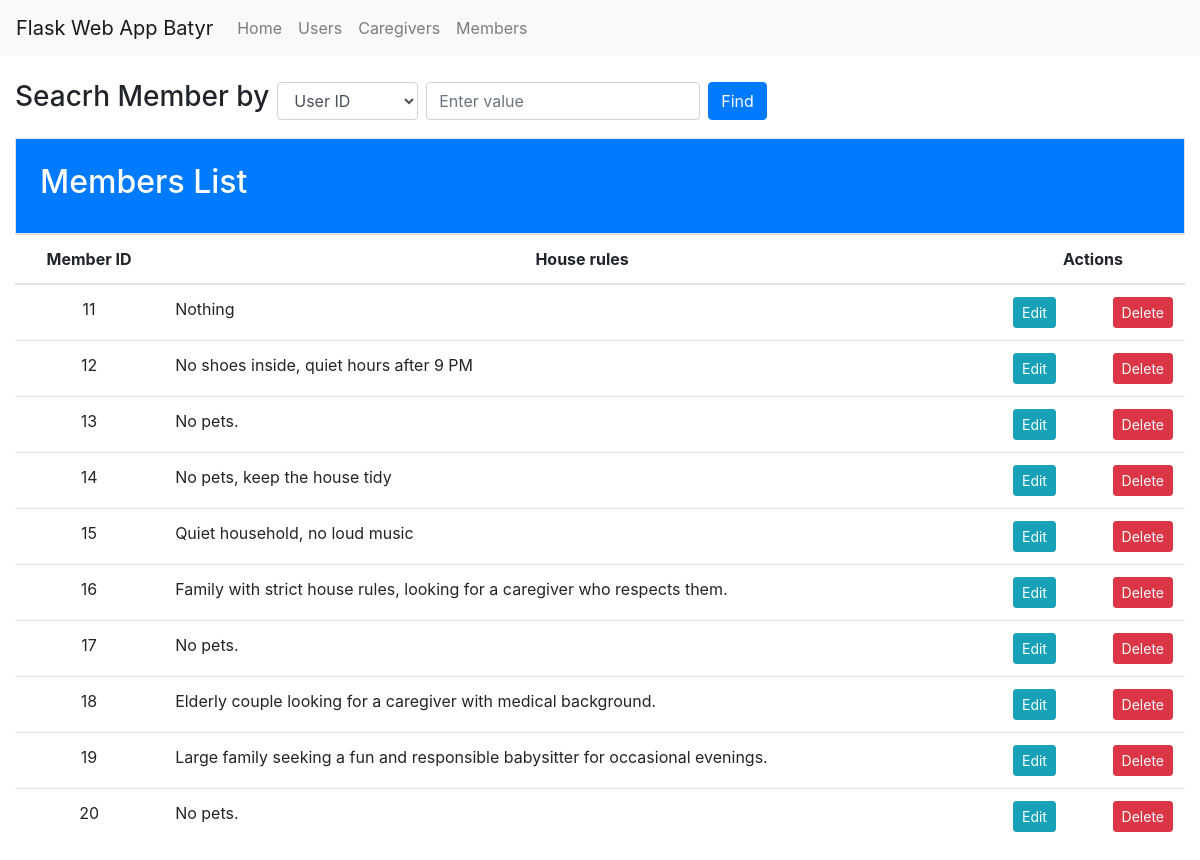
The app's page /members, older data.
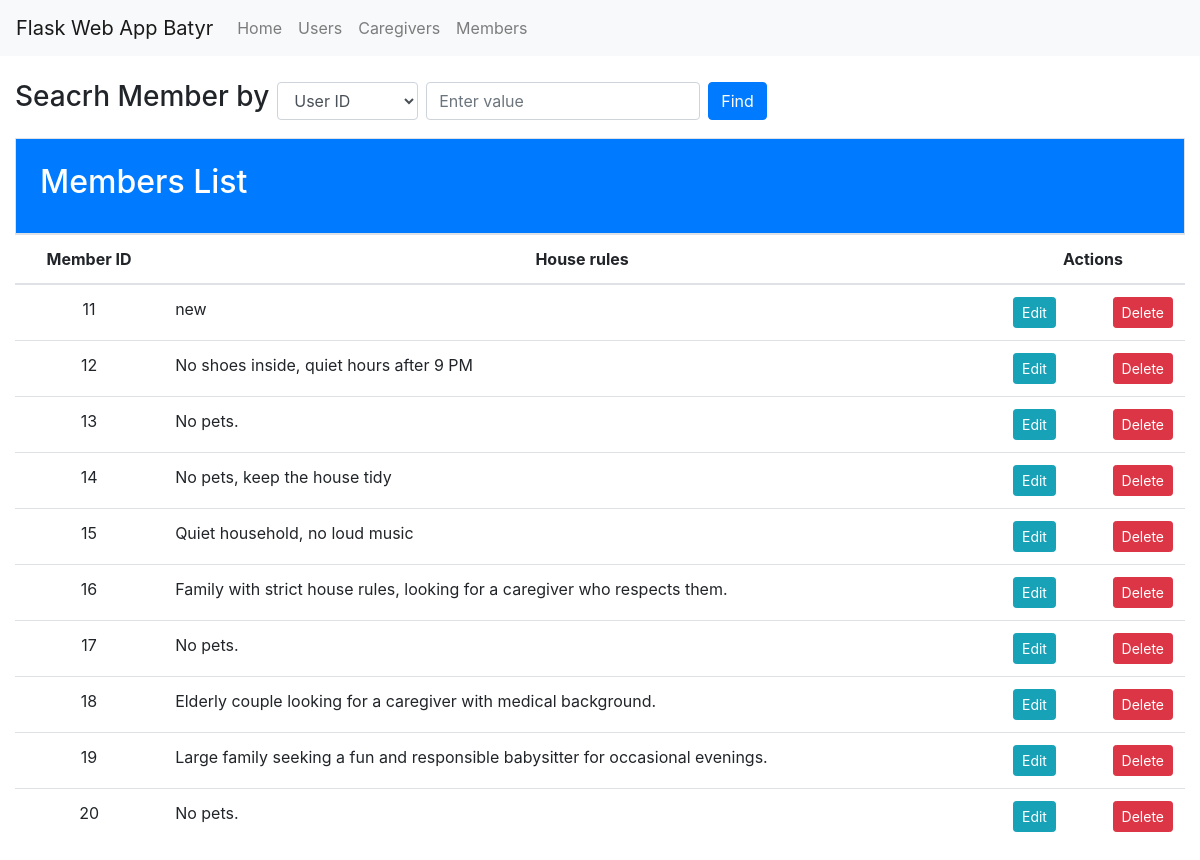
The same page, newer data.
### flaskApp/models.py (models this page shows)
class Member(db.Model):
    __tablename__ = 'member'
    member_user_id = db.Column(db.Integer, db.ForeignKey('users.user_id', ondelete='CASCADE'), primary_key=True)
    house_rules = db.Column(db.Text, nullable=False)
    user = relationship("User", back_populates="member")

### flaskApp/views.py (the view)
@app.route('/members')
def member_list():
    members = Member.query.all()
    form = MemberForm()
    return render_template('Member/member.html', members=members, form=form)

### flaskApp/forms.py
class MemberForm(FlaskForm):
    house_rules = TextAreaField('House Rules', validators=[DataRequired()])

### flaskApp/templates/Member/member.html (shortened to what this page needs)
{% extends 'base.html' %} {% block title %}Members Table{% endblock %} {% block
    content %}
    <div class="mb-3">
      <form class="form-inline" method="GET" action="/search_members">
        <div class="form-group mr-2">
          <label for="attribute" ><h3>Seacrh Member by</h3> </label>
        </div>
        <div class="form-group mr-2">
          <select class="form-control" name="attribute">
            <option value="member_user_id">User ID</option>
          </select>
        </div>
        <div class="form-group mr-2">
          <input type="text" class="form-control" name="value" placeholder="Enter value">
        </div>
        <button type="submit" class="btn btn-primary">Find</button>
      </form>
    </div>
    <div class="h-200 p-4 text-white bg-primary border rounded-3">
      <h2>
        Members List
      </h2>
    </div>
    <div class="table-responsive">
      <table class="table table-hover table-white" id="#memberTable">
        <thead>
          <tr class="text-center" >
            <th scope="col" >Member ID</th>
            <th scope="col" style=" vertical-align: middle;">House rules</th>
            <th scope="col" style=" vertical-align: middle;">Actions</th>
          </tr>
        </thead>
        <tbody>
          {% for member in members %}
          <tr >
            <td class="text-center">{{member.member_user_id }}</td>
            <td>{{member.house_rules}}</td>
            <td>
              <div class="d-flex justify-content-between">
                <a href="/edit_member/{{member.member_user_id}}" class="btn btn-sm btn-info mr-2"
                  data-toggle="modal" data-target="#editMemberModal{{member.member_user_id}}">Edit</a>
                <a href="/delete_member/{{member.member_user_id}}" class="btn btn-sm btn-danger"
                  onclick="return confirm('Are you sure?')">Delete</a>
              </div>
            </td>
          </tr>
          {% endfor %}
        </tbody>
      </table>
    </div>
    {% endblock %}

Row changes from the older to the newer data that the page shows:
changed Member id 11: house_rules "Nothing" → "new"
